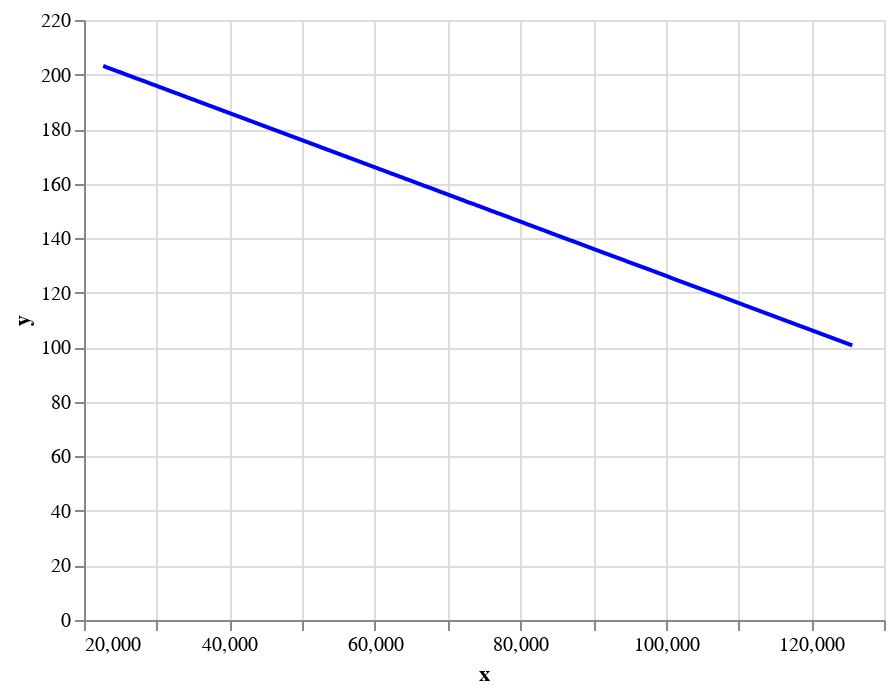

Notebook code cell kept with this figure:
### Code cell
line_chart = alt.Chart(pd.DataFrame({'x':X_train, 'y': y_train_preds})).mark_line(opacity=1, color='blue').encode(
    x='x',
    y='y'
  )
line_chart

### Figure 1 — Vega-Lite specification as saved in the notebook (floating-point values rounded to 4 significant figures; data arrays with more than 128 entries replaced by an {"elided": "..."} marker saying what was removed)
{"config": {"view": {"continuousWidth": 400, "continuousHeight": 300}}, "data": {"name": "data-1da8dab042f61939d8294a00efcf85c3"}, "mark": {"type": "line", "color": "blue", "opacity": 1}, "encoding": {"x": {"field": "x", "type": "quantitative"}, "y": {"field": "y", "type": "quantitative"}}, "$schema": "https://vega.github.io/schema/vega-lite/v4.17.0.json", "datasets": {"data-1da8dab042f61939d8294a00efcf85c3": {"elided": "1828 records"}}}
